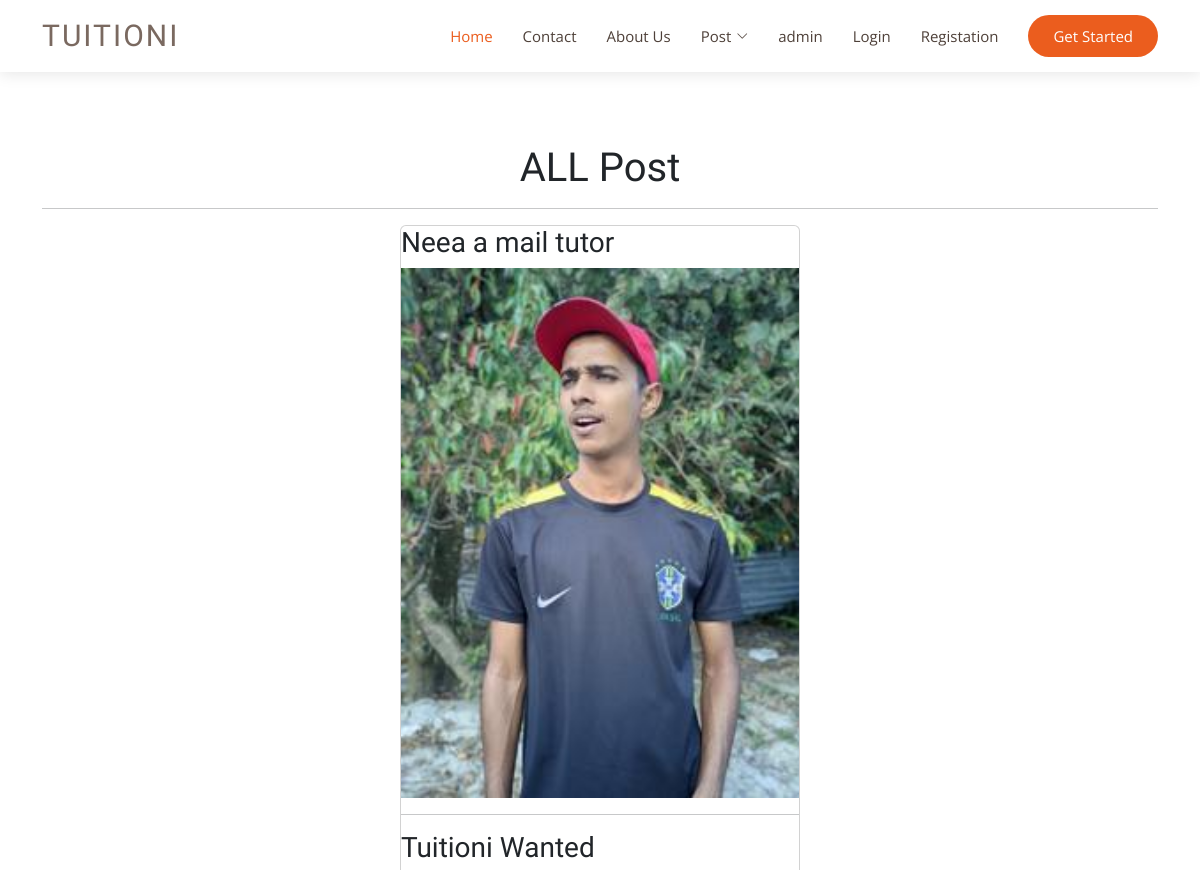
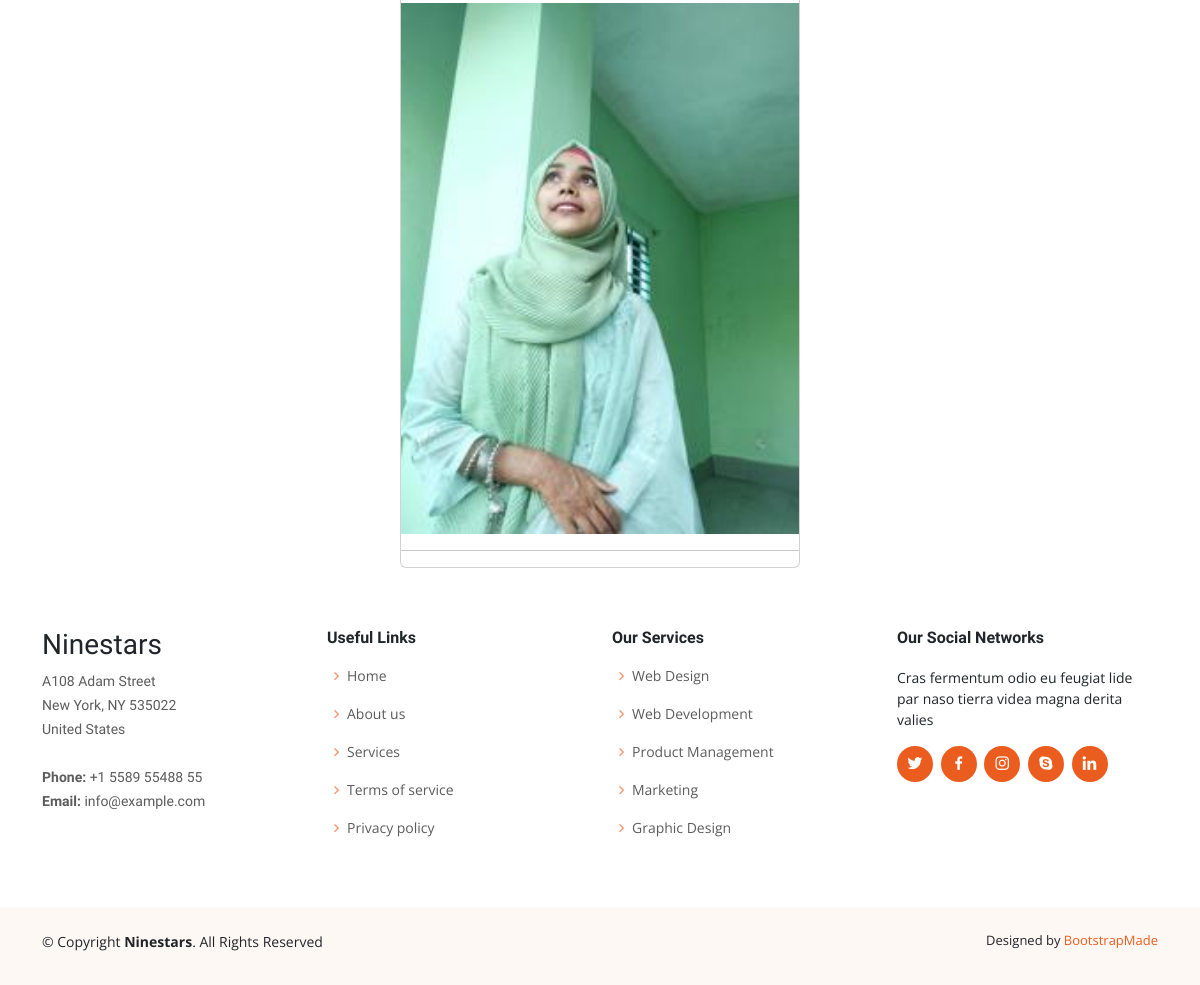
Page /tuition/postview/ on the earlier database version (2 pictures, top to bottom).
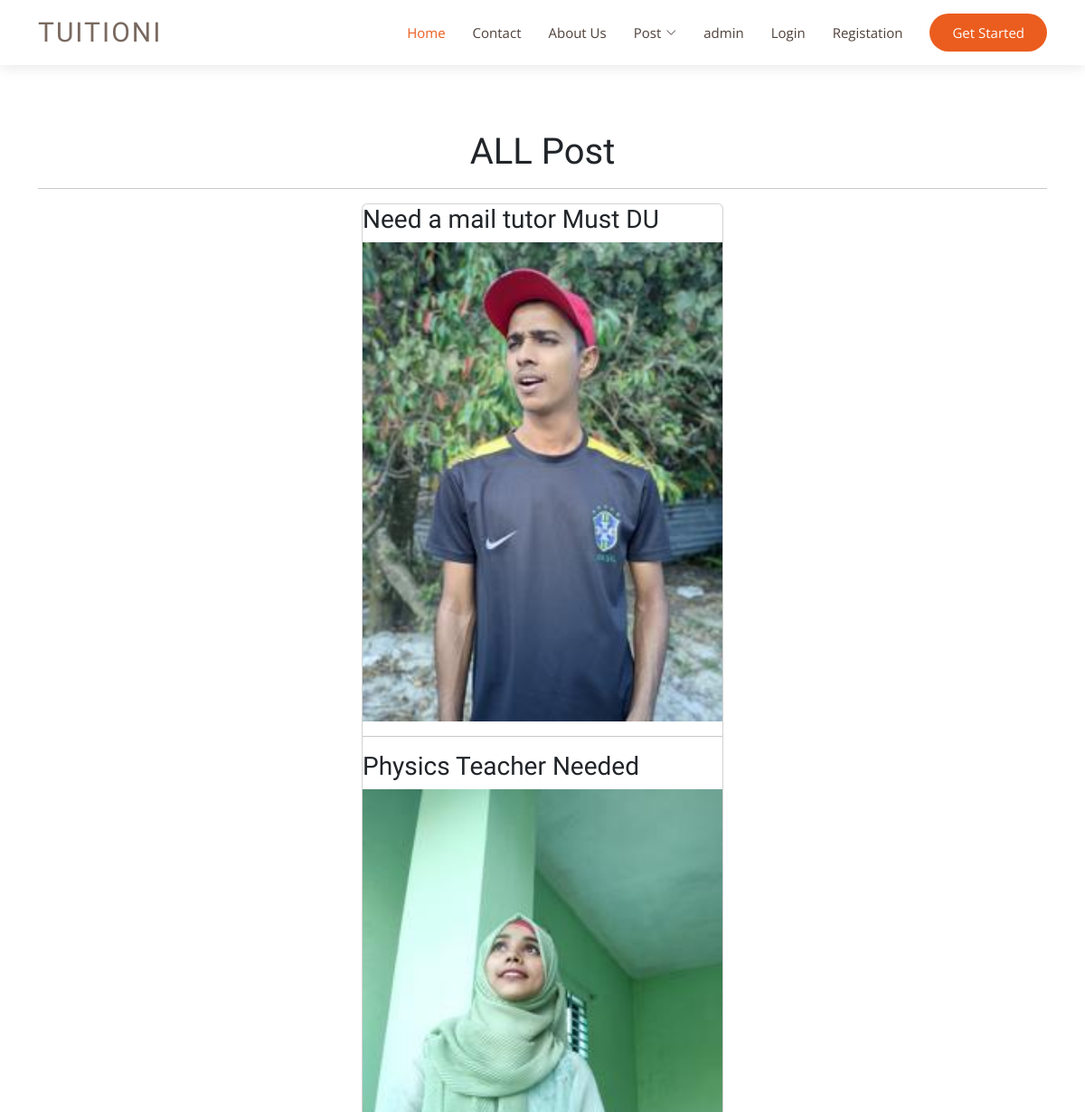
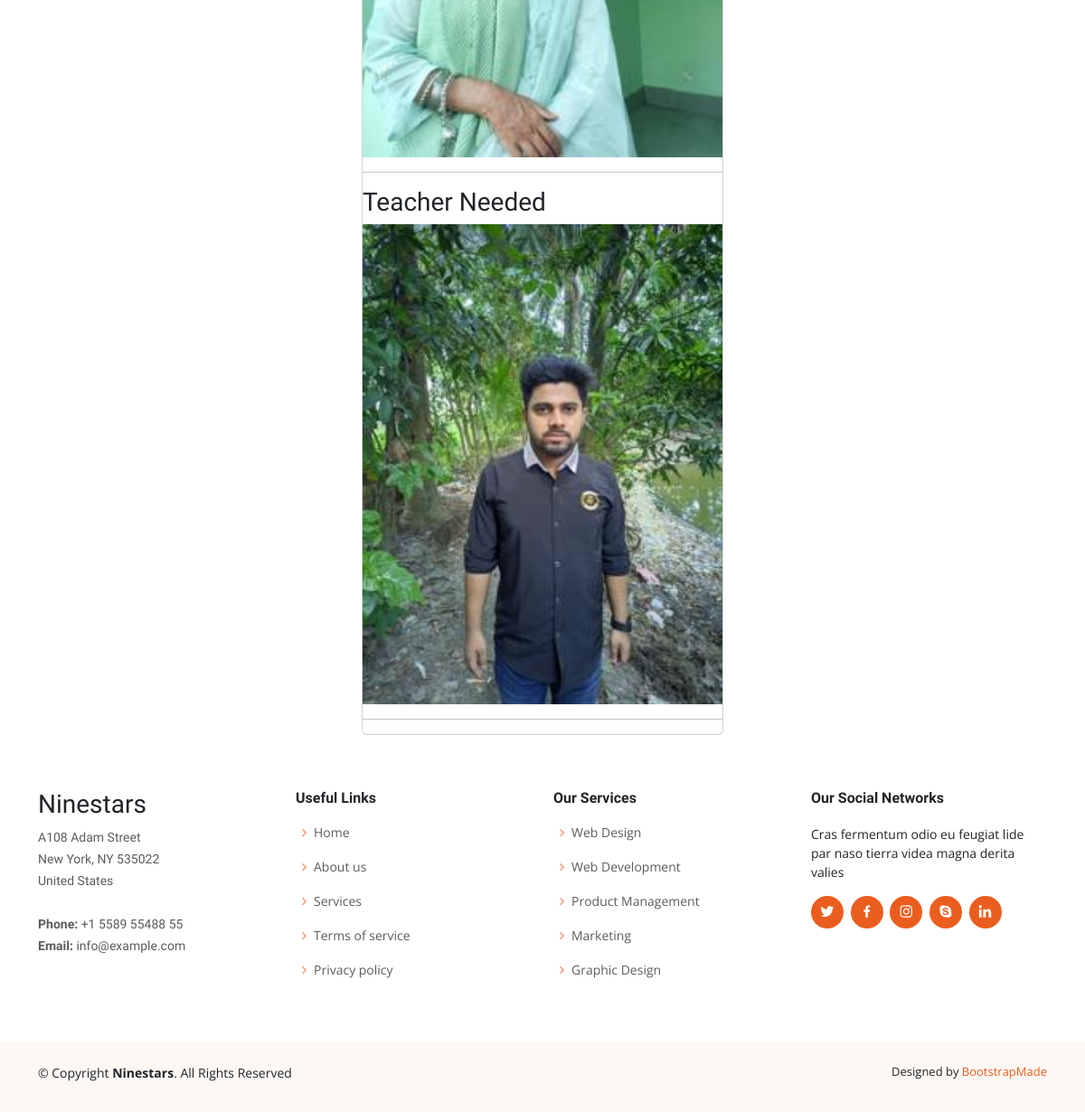
Same page on the later database version (2 pictures, top to bottom).
### tuition/models.py (models this page shows, shortened)
class post(models.Model):
   CATAGORY = (
      ('Student','Student'),
      ('Teacher','Teacher'),
   )
   MEDIUM = (
      ('Bangla','Bangla'),
      ('English','English'),
      ('Hindi','Hindi'),
   )
   user = models.ForeignKey(User,on_delete=models.CASCADE,related_name='post_set',blank=True,null=True)
   id = models.AutoField(primary_key=True)
   title = models.CharField(max_length=100)
   slug = models.CharField(max_length=50,default=title)
   email = models.EmailField(max_length=254)
   salary = models.FloatField()
   details = models.TextField()
   available = models.BooleanField()
   catagory= models.CharField(max_length=50, choices=CATAGORY)
   created_at = models.DateTimeField(default=now)
   image = models.ImageField(default='default.jpg', upload_to='tuition/images')
   medium = MultiSelectField(max_length=255,default='English',max_choices=3,choices=MEDIUM)
   subject = models.ManyToManyField(Subject,related_name='subject_set')
   class_in = models.ManyToManyField(Class_in,related_name='class_set')

### tuition/views.py (the view)
# urls.py: path('postview/', postview, name= "postview"),
def postview(request):
    P_data = post.objects.all()
    return render(request,'tuition/postview.html',{'post':P_data})

### templates/tuition/postview.html
{% include 'header.html' %}
<br><br><br>
{% block body %}
<div class="container">
    <h1 class=text-center>ALL Post </h1><hr>
    <div class="card mx-auto"style="width: 25rem;">
        {% for p  in post %}
        <h3>
         {{p.title}}<br>
        </h3>
        <img src="{{p.image.url}}" alt="Image">
        <hr>
        {% endfor %}
    </div>
</div>
{% endblock body %}
{% include 'footer.html' %}

Differences in the rows shown:
removed post: title "Tuitioni Wanted", image (picture)
changed post: title "Neea a mail tutor" → "Need a mail tutor Must DU"
added post: title "Physics Teacher Needed", image (picture)
added post: title "Teacher Needed", image (picture)
